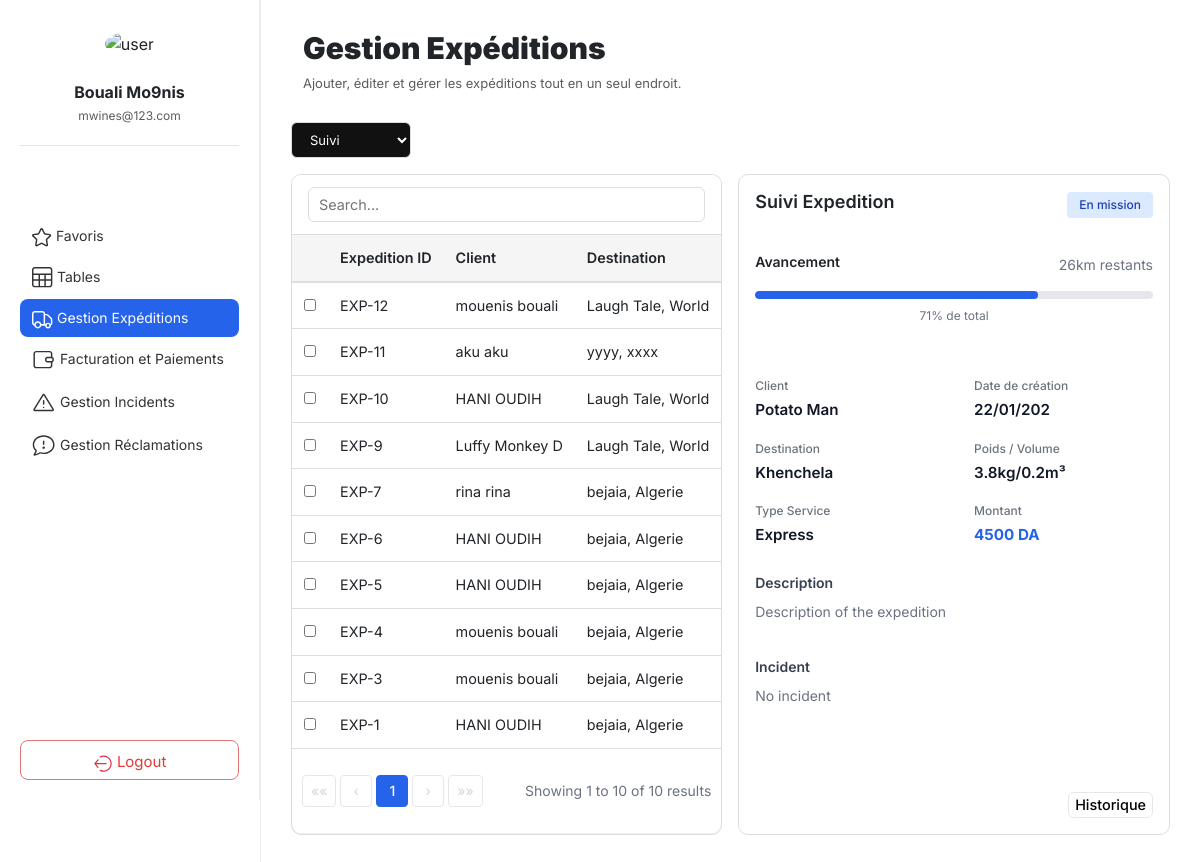
Page /expedition/suivi/ on the committed database.
### core/models/models.py (models this page shows, shortened)
class Client(models.Model):
    solld = models.FloatField(default=0, validators=[MinValueValidator(0)])
    first_name = models.CharField(max_length=100)
    last_name = models.CharField(max_length=100)
    email = models.EmailField(unique=True)
    phone = models.CharField(max_length=20)
    address = models.TextField()
    created_at = models.DateTimeField(auto_now_add=True)
    def __str__(self):
        return f"{self.first_name} {self.last_name}"

class Shipment(models.Model):
    tracking_number = models.CharField(max_length=50, unique=True)
    shipment_date = models.DateField()
    weight = models.FloatField()
    volume = models.FloatField()
    description = models.TextField()
    amount_ht = models.FloatField( default=0)
    status = models.CharField(max_length=50)
    client = models.ForeignKey(Client, on_delete=models.RESTRICT)
    destination = models.ForeignKey(Destination, on_delete=models.RESTRICT)
    service = models.ForeignKey(ServiceType, on_delete=models.RESTRICT)
    tour = models.ForeignKey(Tour, on_delete=models.RESTRICT, null=True, blank=True)
    invoice = models.ForeignKey(Invoice, on_delete=models.SET_NULL, null=True, blank=True)

class Destination(models.Model):
    base_rate = models.FloatField()
    country = models.CharField(max_length=100)
    city = models.CharField(max_length=100)
    zone = models.CharField(max_length=50)
    def __str__(self):
        return f"{self.city}, {self.country}"

### core/web/views.py (the view, shortened to what this page needs)
# urls.py: path("expedition/suivi/", views.suivi_view, name="suivi_view"),
def suivi_view(request):
	try:
		Shipment = apps.get_model("core", "Shipment")
	except LookupError as e:
		raise Http404("Shipment model not found (check core/models/models.py).") from e
	db_table = Shipment._meta.db_table
	shipment_id = request.GET.get("id")
	search_query = request.GET.get("search", "").strip()
	shipment = None
	qs = Shipment.objects.all().order_by("-id")
	if shipment_id:
		try:
			shipment = qs.get(id=int(shipment_id))
		except (ValueError, Shipment.DoesNotExist):
			raise Http404("Shipment not found.")
	page_obj = Paginator(qs, 10).get_page(request.GET.get("page"))
	ctx = {"shipment": shipment, "page_obj": page_obj, "search_query": search_query}
	try:
		return render(request, "expedition/suivi.html", ctx)
	except TemplateDoesNotExist:
		return render(request, "expedition/expedition.html", ctx)

### core/web/templates/expedition/suivi.html (shortened to what this page needs)
{% extends "home.html" %}
{% load static %}
{% block content %}
<link rel="stylesheet" href="{% static 'css/s.css' %}">
<div class="tables-top">
    <div class="table-header">
        <h2><b>Gestion Expéditions</b></h2>
        <p class="text-muted">Ajouter, éditer et gérer les expéditions tout en un seul endroit.</p>
    </div>
    <select name="table" class="table-select" onchange="if (this.value) { window.location.href = this.value; }">
        <option value="{% url 'suivi_view' %}" selected>Suivi</option>
    </select>
</div>
<div class="suivi-expedition">
    <div class="left">
        <div class="table-content">
            <div class="search-bar">
                <input type="text" name="search" id="search" placeholder="Search..." value="{{ request.GET.search }}" class="search-input">
            </div>
            <table>
                <thead>
                    <tr>
                        <th></th>
                        <th>Expedition ID</th>
                        <th>Client</th>
                        <th>Destination</th>
                    </tr>
                </thead>
                <tbody>
                    {% for expedition in page_obj %}
                    <tr class="expedition-row" data-expedition-id="{{ expedition.id }}">
                        <td>
                            <input type="checkbox" class="expedition-checkbox" value="EXP-{{ expedition.id }}" data-expedition-id="{{ expedition.id }}">
                        </td>
                        <td>EXP-{{ expedition.id }}</td>
                        <td>{{ expedition.client }}</td>
                        <td>{{ expedition.destination }}</td>
                    </tr>
                    {% endfor %}
                </tbody>
                <tfoot>
                    <tr>
                        <td colspan="4">
                            <div class="pagination-footer">
                                <div class="pagination">
                                    {% if page_obj.has_previous %}
                                        <a href="?page=1" class="pagination-nav">««</a>
                                        <a href="?page={{ page_obj.previous_page_number }}" class="pagination-nav">‹</a>
                                    {% else %}
                                        <span class="pagination-nav disabled">««</span>
                                        <span class="pagination-nav disabled">‹</span>
                                    {% endif %}
                                    {% for num in page_obj.paginator.page_range %}
                                        {% if num == page_obj.number %}
                                            <strong class="pagination-current">{{ num }}</strong>
                                        {% elif num > page_obj.number|add:'-3' and num < page_obj.number|add:'3' %}
                                            <a href="?page={{ num }}" class="pagination-link">{{ num }}</a>
                                        {% elif num == 1 or num == page_obj.paginator.num_pages %}
                                            <a href="?page={{ num }}" class="pagination-link">{{ num }}</a>
                                        {% elif num == page_obj.number|add:'-3' or num == page_obj.number|add:'3' %}
                                            <span class="pagination-ellipsis">...</span>
                                        {% endif %}
                                    {% endfor %}
                                    {% if page_obj.has_next %}
                                        <a href="?page={{ page_obj.next_page_number }}" class="pagination-nav">›</a>
                                        <a href="?page={{ page_obj.paginator.num_pages }}" class="pagination-nav">»»</a>
                                    {% else %}
                                        <span class="pagination-nav disabled">›</span>
                                        <span class="pagination-nav disabled">»»</span>
                                    {% endif %}
                                </div>
                                <div class="pagination-info">
                                    Showing {{ page_obj.start_index }} to {{ page_obj.end_index }} of {{ page_obj.paginator.count }} results
                                </div>
                            </div>
                        </td>
                    </tr>
                </tfoot>
            </table>
        </div>
    </div>
    <div class="right">
        <div class="right-header">
            <h3>Suivi Expedition</h3>
            <span class="status-badge">En mission</span>
        </div>
        <div class="progress-section">
            <div class="progress-header">
                <h4>Avancement</h4>
                <span class="progress-label">26km restants</span>
            </div>
            <div class="progress-bar-container">
                <div class="progress-bar" style="width: 71%"></div>
            </div>
            <div class="progress-percentage">71% de total</div>
        </div>
        <div class="info-card">
            <div class="info-grid">
                <div class="info-item">
                    <span class="info-label">Client</span>
                    <span class="info-value" id="client-name">{{ client_name|default:"Potato Man" }}</span>
                </div>
                <div class="info-item">
                    <span class="info-label">Date de création</span>
                    <span class="info-value" id="creation-date">{{ creation_date|default:"22/01/202" }}</span>
                </div>
                <div class="info-item">
                    <span class="info-label">Destination</span>
                    <span class="info-value" id="destination-name">{{ destination|default:"Khenchela" }}</span>
                </div>
                <div class="info-item">
                    <span class="info-label">Poids / Volume</span>
                    <span class="info-value" id="weight-volume">{{ weight|default:"3.8" }}kg/{{ volume|default:"0.2" }}m³</span>
                </div>
                <div class="info-item">
                    <span class="info-label">Type Service</span>
                    <span class="info-value" id="service-type">{{ service_type|default:"Express" }}</span>
                </div>
                <div class="info-item">
                    <span class="info-label">Montant</span>
                    <span class="info-value price" id="amount">{{ amount_ht|default:"4500" }} DA</span>
                </div>
            </div>
        </div>
        <div style="margin-bottom: 1.5rem;">
            <div class="section-title">Description</div>
            <div class="section-content" id="description">{{ description|default:"Description of the expedition" }}</div>
        </div>
        <div>
            <div class="section-title">Incident</div>
            <div class="section-content" id="incident">
                {{ incident_description|default:"No incident" }}
            </div>
        </div>
            <button class="history-btn">Historique</button>
</div>
{% endblock %}

### core/web/templates/home.html (shortened to what this page needs)
{% load static %}
<!DOCTYPE html>
<html lang="en">
<head>
    <link href="https://cdn.jsdelivr.net/npm/bootstrap@5.3.2/dist/css/bootstrap.min.css" rel="stylesheet">
    <link rel="stylesheet" href="{% static 'css/home.css' %}">
    <link rel="stylesheet" href="{% static 'css/client.css' %}">
    <link rel="stylesheet" href="https://cdnjs.cloudflare.com/ajax/libs/font-awesome/6.5.0/css/all.min.css" />
</head>
<body>
    <div class="layout">
        <aside class="sidebar">
            <div class="profile">
                <img src="{% static 'images/avatar.png' %}" alt="user">
                <h3>{{ user.first_name |default:"Bouali " }} {{ user.last_name |default:"Mo9nis"}}</h3>
                <p class="text-muted">{{ user.email |default:"mwines@123.com"}}</p>
            </div>
            <nav class="nav-menu">
                <a href="{% url 'favorite_list' %}" class="menu-item ">     Favoris</a>
                <a href="{% url 'table' %}" class="menu-item {% if request.path|slice:':7' == '/table/' %}active{% endif %}">     Tables</a>
                <a href="{% url 'expedition_list' %}" class="menu-item {% if request.path|slice:':12' == '/expedition/' %} active{% endif %}">     Gestion Expéditions</a>
                <a href="{% url 'facturation_view' %}" class="menu-item {% if request.path|slice:':13' == '/facturation/' %}active{% endif %}">
                      Facturation et Paiements</a>
                <a href="{% url 'incident_list' %}" class="menu-item {% if request.path|slice:':10' == '/incident/' %}active{% endif %}">
                     Gestion Incidents</a>
                <a href="{% url 'reclamation_view' %}" class="menu-item {% if request.resolver_match.url_name == 'reclamation_view' %}active{% endif %}">
                     Gestion Réclamations</a>
            </nav>
            <div class="logout">
                <a href="{% url 'login' %}"><button>
                    Logout
                </button></a>
            </div>
        </aside>
        <main class="main-content">
            {% block content %}
            {% endblock %}
        </main>
    </div>
</body>
</html>

### core/web/static/css/home.css (style rules this page uses)
* { box-sizing: border-box; }
body { margin: 0; font-family: 'Inter', sans-serif; }
.sidebar { width:260px; height: 100vh; background-color: white; border-right: 1px soli; display: flex; flex-direction: column; justify-content: space-between; padding: 20px; flex: 0 0 260px; position: fixed; top: 0; left: 0; bottom: 0; border-right: 1px solid #e9ecef; box-shadow: none; }
.profile { text-align: center; border-bottom: 1px solid #e5e5e5; padding-bottom: 20px; }
.profile img { width: 70px; height: 70px; padding: 12px; border-radius: 50%; margin-bottom: 10px; }
.profile h3 { margin: 5px 0; font-size: 16px; font-weight: bold; }
.profile p { margin: 0; font-size: 12px; color: #6c757d; }
.nav-menu { display: flex; flex-direction: column; margin-top: -200px; }
.menu-item { text-decoration: none; font-size: 14px; color: #333; padding: 8px 12px; border-radius: 8px; margin-bottom: 3px; transition: 0.3s; }
.menu-item.active { background-color: #2563eb; color: white; }
.logout button { width: 100%; height: 40px; font-size: 15px; line-height: 40px; text-align: center; border: 1px solid #e57373; border-radius: 8px; background-color: white; color: #e53935; cursor: pointer; }
.main-content { flex: 1 1 auto; min-width: 0; width: auto; padding: 20px; overflow: auto; background-color: #fff ; margin-left: 260px; min-height: 100vh; border-left: 1px solid #e9ecef; }

### core/web/static/css/client.css (style rules this page uses)
.main-content { background: #f5f6fa; padding: 30px; }
.tables-top { margin-bottom: 6px; }
.table-header h2 { font-size: 30px; margin-left: 12px; font-weight: 600; }
.table-header p { font-size: 13px; margin-left: 12px; color: #777; margin-top: 4px; }
.table-select { margin-top: 12px; padding: 8px 14px; font-size: 13px; border-radius: 6px; border: 1px solid #ddd; background: #111; color: white; width: 120px; }
.left { display: flex; gap: 10px; }
.left input { width: 450px; padding: 6px 10px; }
.right { display: flex; gap: 10px; }
.table-content { width: 100%; overflow-x: auto; box-shadow: 0 2px 8px rgba(0, 0, 0, 0.1); border-bottom-left-radius: 12px; border-bottom-right-radius: 12px; }
table { width: 100%; border-collapse: collapse; font-size: 13px; }
thead { background: #f9fafb; }
th, td { padding: 10px; border-bottom: 1px solid #eee; text-align: left; }
.pagination-footer { display: flex; justify-content: space-between; align-items: center; padding: 16px 0; }
.pagination { display: flex; gap: 4px; align-items: center; }
.pagination-nav, .pagination-link, .pagination-current { min-width: 32px; height: 32px; display: inline-flex; align-items: center; justify-content: center; padding: 0 8px; border-radius: 4px; font-size: 14px; text-decoration: none; color: #374151; background-color: white; border: 1px solid #e5e7eb; transition: all 0.2s; }
.pagination-current { background-color: #2563eb; color: white; border-color: #2563eb; font-weight: 500; }
.pagination-nav.disabled { color: #d1d5db; cursor: not-allowed; pointer-events: none; }
.pagination-info { color: #6b7280; font-size: 14px; }

### core/web/templates/expedition/suivi.html (style rules this page uses)
.main-content { background-color: #fff !important; }

### rows in the picture
Client: first_name "Bouali"
Shipment: id "12", client "mouenis bouali", destination "Laugh Tale, World"
Shipment: id "11", client "aku aku", destination "yyyy, xxxx"
Shipment: id "10", client "HANI OUDIH", destination "Laugh Tale, World"
Shipment: id "9", client "Luffy Monkey D", destination "Laugh Tale, World"
Shipment: id "7", client "rina rina", destination "bejaia, Algerie"
Shipment: id "6", client "HANI OUDIH", destination "bejaia, Algerie"
Shipment: id "5", client "HANI OUDIH", destination "bejaia, Algerie"
Shipment: id "4", client "mouenis bouali", destination "bejaia, Algerie"
Shipment: id "3", client "mouenis bouali", destination "bejaia, Algerie"
Shipment: id "1", client "HANI OUDIH", destination "bejaia, Algerie"
Client: address "Khenchela"

### other values in the picture
{{ user.last_name |default:"Mo9nis" }} "Mo9nis"
{{ user.email |default:"mwines@123.com" }} "mwines@123.com"
{{ num }} "1"
{{ page_obj.start_index }} "1"
{{ page_obj.end_index }} "10"
{{ page_obj.paginator.count }} "10"
{{ client_name|default:"Potato Man" }} "Potato Man"
{{ creation_date|default:"22/01/202" }} "22/01/202"
{{ weight|default:"3.8" }} "3.8"
{{ volume|default:"0.2" }} "0.2"
{{ service_type|default:"Express" }} "Express"
{{ amount_ht|default:"4500" }} "4500"
{{ description|default:"Description of the expedition" }} "Description of the expedition"
{{ incident_description|default:"No incident" }} "No incident"
